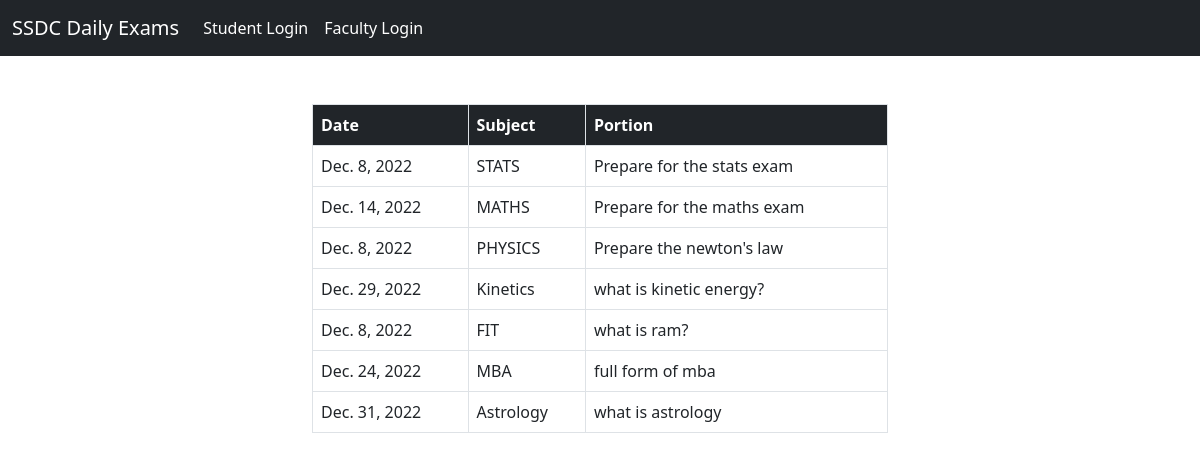
/dsaportion.html, run on the app's committed database.
### home/models.py (models this page shows)
class OneDsaPortion(models.Model):
    date1 = models.DateField()
    sub1 = models.CharField(max_length=50)
    por1 = models.CharField(max_length=500)
    date2 = models.DateField()
    sub2 = models.CharField(max_length=50)
    por2 = models.CharField(max_length=500)
    date3 = models.DateField()
    sub3 = models.CharField(max_length=50)
    por3 = models.CharField(max_length=500)
    date4 = models.DateField()
    sub4 = models.CharField(max_length=50)
    por4 = models.CharField(max_length=500)
    date5 = models.DateField()
    sub5 = models.CharField(max_length=50)
    por5 = models.CharField(max_length=500)
    date6 = models.DateField()
    sub6 = models.CharField(max_length=50)
    por6 = models.CharField(max_length=500)
    date7 = models.DateField()
    sub7 = models.CharField(max_length=50)
    por7 = models.CharField(max_length=500)

### home/views.py (the view)
# urls.py: path("dsaportion.html", views.dsaportion, name='dsaportion'),
def dsaportion(request):
    portion_onedsa = OneDsaPortion.objects.all().last()
    return render( request, 'dsaportion.html',{'portion_onedsa': portion_onedsa} )

### templates/dsaportion.html (shortened to what this page needs)
<!doctype html>
<html lang="en">
  <head>
    <link href="https://cdn.jsdelivr.net/npm/bootstrap@5.2.3/dist/css/bootstrap.min.css" rel="stylesheet">
  </head>
  <body>
    <nav class="navbar navbar-expand-lg navbar-dark bg-dark">
      <div class="container-fluid">
        <a class="navbar-brand" href="index.html">SSDC Daily Exams</a>
        <div class="collapse navbar-collapse" id="navbarSupportedContent">
          <ul class="navbar-nav me-auto mb-2 mb-lg-0">
            <li class="nav-item">
              <a class="nav-link active" aria-current="page" href="student.html">Student Login</a>
            </li>
            <li class="nav-item">
              <a class="nav-link active" href="login.html">Faculty Login</a>
            </li>
          </ul>
        </div>
      </div>
    </nav>
    <div class="col-lg-6 col-sm-6 container my-5">
      <table class="table table-bordered">
      <thead>
          <tr class="bg-dark text-white">
              <th>Date</th>
              <th>Subject</th>
              <th>Portion</th>
          </tr>
      </thead>
      <tbody>
          <tr>
              <td>{{portion_onedsa.date1}}</td>
              <td>{{portion_onedsa.sub1}}</td>
              <td>{{portion_onedsa.por1}}</td>
          </tr>
          <tr>
            <td>{{portion_onedsa.date2}}</td>
            <td>{{portion_onedsa.sub2}}</td>
            <td>{{portion_onedsa.por2}}</td>
        </tr>
        <tr>
          <td>{{portion_onedsa.date3}}</td>
          <td>{{portion_onedsa.sub3}}</td>
          <td>{{portion_onedsa.por3}}</td>
      </tr>
      <tr>
        <td>{{portion_onedsa.date4}}</td>
        <td>{{portion_onedsa.sub4}}</td>
        <td>{{portion_onedsa.por4}}</td>
    </tr>
    <tr>
      <td>{{portion_onedsa.date5}}</td>
      <td>{{portion_onedsa.sub5}}</td>
      <td>{{portion_onedsa.por5}}</td>
  </tr>
  <tr>
    <td>{{portion_onedsa.date6}}</td>
    <td>{{portion_onedsa.sub6}}</td>
    <td>{{portion_onedsa.por6}}</td>
</tr>
<tr>
  <td>{{portion_onedsa.date7}}</td>
  <td>{{portion_onedsa.sub7}}</td>
  <td>{{portion_onedsa.por7}}</td>
</tr>
      </tbody>
      </table>
      </div>
  </body>
</html>

### data on the page
OneDsaPortion: date1 "Dec. 8, 2022", sub1 "STATS", por1 "Prepare for the stats exam", date2 "Dec. 14, 2022", sub2 "MATHS", por2 "Prepare for the maths exam", date3 "Dec. 8, 2022", sub3 "PHYSICS", por3 "Prepare the newton's law", date4 "Dec. 29, 2022", sub4 "Kinetics", por4 "what is kinetic energy?", date5 "Dec. 8, 2022", sub5 "FIT", por5 "what is ram?", date6 "Dec. 24, 2022", sub6 "MBA", por6 "full form of mba", date7 "Dec. 31, 2022", sub7 "Astrology", por7 "what is astrology"
